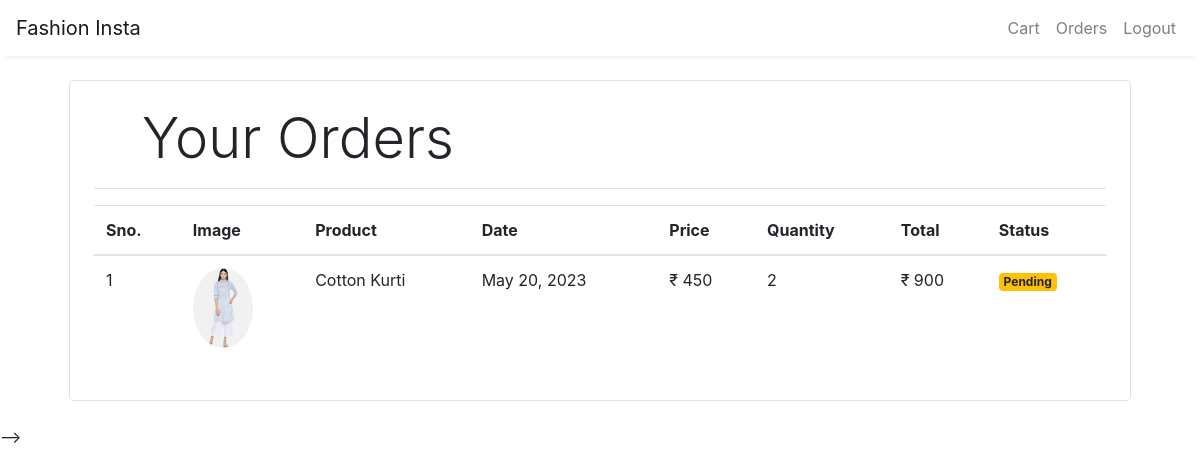
Page /orders (signed in) on the committed database.
### store/models.py (models this page shows, shortened)
class Order(models.Model):
    product = models.ForeignKey(Product,
                                on_delete=models.CASCADE)
    customer = models.ForeignKey(Customer,
                                 on_delete=models.CASCADE)
    quantity = models.IntegerField(default=1)
    price = models.IntegerField()
    address = models.CharField(max_length=50, default='', blank=True)
    phone = models.CharField(max_length=50, default='', blank=True)
    date = models.DateField(default=datetime.datetime.today)
    status = models.BooleanField(default=False)
    @staticmethod
    def get_orders_by_customer(customer_id):
        return Order.objects.filter(customer=customer_id).order_by('-date')

class Product(models.Model):
    name = models.CharField(max_length=50)
    price = models.IntegerField(default=0)
    category = models.ForeignKey(Category, on_delete=models.CASCADE, default=1)
    description = models.CharField(max_length=200, default='' , null=True , blank=True)
    image = models.ImageField(upload_to='uploads/products/')

### store/middlewares/auth.py (the view)
    def middleware(request):
        print(request.session.get('customer'))
        returnUrl = request.META['PATH_INFO']
        print(request.META['PATH_INFO'])
        if not request.session.get('customer'):
           return redirect(f'login?return_url={returnUrl}')
        response = get_response(request)
        return response

### store/templatetags/custom_filter.py (called while the page is built)
@register.filter(name='currency')
def currency(number):
    return "₹ "+str(number)

@register.filter(name='multiply')
def multiply(number , number1):
    return number * number1

### store/views.py (called while the page is built)
    def get(self , request ):
        customer = request.session.get('customer')
        if(customer):
            orders = Order.get_orders_by_customer(customer)
            return render(request , 'orders.html'  , {'orders' : orders})
        else:
            return render(request,'login.html')

### templates/orders.html (shortened to what this page needs)
{% extends 'base.html' %}
<!-- {% block content %}
{% load cart %}
{% load custom_filter %} -->
<div class="container">
   <div class="border rounded p-4 m-4">
        <p class="display-4 pl-4 ml-4">Your Orders</p>
        <hr>
        <table class="table">
            <thead>
                <tr>
                    <th>Sno.</th>
                    <th>Image</th>
                    <th>Product</th>
                    <th>Date</th>
                    <th>Price</th>
                    <th>Quantity</th>
                    <th>Total</th>
                    <th>Status</th>
                </tr>
            </thead>
            <tbody>
                {% for order in orders %}
                <tr>
                    <td>{{forloop.counter}}</td>
                    <td><img style="height: 80px;" class="rounded-circle" src="{{order.product.image.url}}" alt=""></td>
                    <td>{{order.product.name}}</td>
                    <td>{{order.date}}</td>
                    <td>{{order.price|currency}}</td>
                    <td>{{order.quantity}}</td>
                    <td>{{order.quantity|multiply:order.price|currency}}</td>
                    {% if order.status %}
                    <td><small class="badge badge-success">Completed</small></td>
                    {% else %}
                    <td><small class="badge badge-warning">Pending</small></td>
                    {% endif %}
                </tr>
                {% endfor %}
            </tbody>
        </table>
   </div>
</div>
{% endblock %}

### rows in the picture
Order: product.image (picture), product.name "Cotton Kurti", date "May 20, 2023", price "₹ 450", quantity "2", quantity|multiply "₹ 900", status "Pending"
